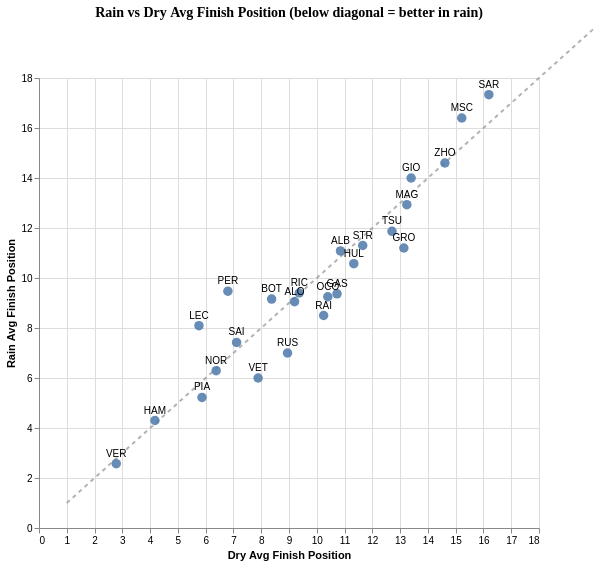

Notebook source saved alongside this figure:
### Markdown cell above
#### Chart 2 — Rain vs Dry Finish Position Scatter

Points above the diagonal perform **worse** in rain; points below perform **better** in rain. Coloured by team.

### Code cell
# Diagonal reference line (y = x)
ref_line = alt.Chart(pd.DataFrame({'x': [1, 20], 'y': [1, 20]})).mark_line(
    color='gray', strokeDash=[4, 4], opacity=0.6
).encode(x='x:Q', y='y:Q')

scatter = alt.Chart(comp).mark_circle(size=90, opacity=0.85).encode(
    x=alt.X('DryAvgFinishPosition:Q', title='Dry Avg Finish Position',
            scale=alt.Scale(domain=[1, 18])),
    y=alt.Y('RainAvgFinishPosition:Q', title='Rain Avg Finish Position',
            scale=alt.Scale(domain=[1, 18])),
    tooltip=['Driver',
             alt.Tooltip('RainAvgFinishPosition:Q', format='.2f'),
             alt.Tooltip('DryAvgFinishPosition:Q', format='.2f'),
             alt.Tooltip('FinishPosDelta:Q', format='.2f', title='Rain Delta')]
)

labels = alt.Chart(comp).mark_text(dy=-10, fontSize=10).encode(
    x='DryAvgFinishPosition:Q',
    y='RainAvgFinishPosition:Q',
    text='Driver:N'
)

chart2 = (ref_line + scatter + labels).properties(
    title='Rain vs Dry Avg Finish Position (below diagonal = better in rain)',
    width=500,
    height=450
).configure_title(fontSize=14, font='Calibri')

chart2

### Figure 1 — Vega-Lite specification as saved in the notebook (floating-point values rounded to 4 significant figures)
{"config": {"view": {"continuousWidth": 300, "continuousHeight": 300}, "title": {"font": "Calibri", "fontSize": 14}}, "layer": [{"data": {"name": "data-82bfb94e649be97fdbae40a359af8884"}, "mark": {"type": "line", "color": "gray", "opacity": 0.6, "strokeDash": [4, 4]}, "encoding": {"x": {"field": "x", "type": "quantitative"}, "y": {"field": "y", "type": "quantitative"}}}, {"data": {"name": "data-5dce32751b286132140e5e9e79bfdfa8"}, "mark": {"type": "circle", "opacity": 0.85, "size": 90}, "encoding": {"tooltip": [{"field": "Driver", "type": "nominal"}, {"field": "RainAvgFinishPosition", "format": ".2f", "type": "quantitative"}, {"field": "DryAvgFinishPosition", "format": ".2f", "type": "quantitative"}, {"field": "FinishPosDelta", "format": ".2f", "title": "Rain Delta", "type": "quantitative"}], "x": {"field": "DryAvgFinishPosition", "scale": {"domain": [1, 18]}, "title": "Dry Avg Finish Position", "type": "quantitative"}, "y": {"field": "RainAvgFinishPosition", "scale": {"domain": [1, 18]}, "title": "Rain Avg Finish Position", "type": "quantitative"}}}, {"data": {"name": "data-5dce32751b286132140e5e9e79bfdfa8"}, "mark": {"type": "text", "dy": -10, "fontSize": 10}, "encoding": {"text": {"field": "Driver", "type": "nominal"}, "x": {"field": "DryAvgFinishPosition", "type": "quantitative"}, "y": {"field": "RainAvgFinishPosition", "type": "quantitative"}}}], "height": 450, "title": "Rain vs Dry Avg Finish Position (below diagonal = better in rain)", "width": 500, "$schema": "https://vega.github.io/schema/vega-lite/v6.1.0.json", "datasets": {"data-82bfb94e649be97fdbae40a359af8884": [{"x": 1, "y": 1}, {"x": 20, "y": 20}], "data-5dce32751b286132140e5e9e79bfdfa8": [{"Driver": "VER", "RainRacesEntered": 21, "RainAvgFinishPosition": 2.571, "RainAvgPositionsGained": 1.476, "RainDNFCount": 1, "RainWins": 11, "RainPodiums": 17, "RainTotalLapsLed": 105, "RainDNFRate": 0.04762, "DryRacesEntered": 164, "DryAvgFinishPosition": 2.78, "DryAvgPositionsGained": 0.8293, "DryDNFCount": 11, "DryWins": 67, "DryPodiums": 120, "DryTotalLapsLed": 3035, "DryDNFRate": 0.06707, "FinishPosDelta": -0.2091, "PositionsGainedDelta": 0.6469, "DNFRateDelta": -0.01945}, {"Driver": "HAM", "RainRacesEntered": 20, "RainAvgFinishPosition": 4.3, "RainAvgPositionsGained": 0.35, "RainDNFCount": 2, "RainWins": 5, "RainPodiums": 9, "RainTotalLapsLed": 125, "RainDNFRate": 0.1, "DryRacesEntered": 167, "DryAvgFinishPosition": 4.174, "DryAvgPositionsGained": 1.15, "DryDNFCount": 7, "DryWins": 39, "DryPodiums": 84, "DryTotalLapsLed": 1507, "DryDNFRate": 0.04192, "FinishPosDelta": 0.1263, "PositionsGainedDelta": -0.7997, "DNFRateDelta": 0.05808}, {"Driver": "PIA", "RainRacesEntered": 9, "RainAvgFinishPosition": 5.222, "RainAvgPositionsGained": 0.0, "RainDNFCount": 1, "RainWins": 2, "RainPodiums": 3, "RainTotalLapsLed": 2, "RainDNFRate": 0.1111, "DryRacesEntered": 68, "DryAvgFinishPosition": 5.868, "DryAvgPositionsGained": -0.07353, "DryDNFCount": 2, "DryWins": 9, "DryPodiums": 26, "DryTotalLapsLed": 496, "DryDNFRate": 0.02941, "FinishPosDelta": -0.6454, "PositionsGainedDelta": 0.07353, "DNFRateDelta": 0.0817}, {"Driver": "VET", "RainRacesEntered": 11, "RainAvgFinishPosition": 6.0, "RainAvgPositionsGained": 3.182, "RainDNFCount": 3, "RainWins": 0, "RainPodiums": 3, "RainTotalLapsLed": 0, "RainDNFRate": 0.2727, "DryRacesEntered": 98, "DryAvgFinishPosition": 7.888, "DryAvgPositionsGained": 0.3469, "DryDNFCount": 9, "DryWins": 9, "DryPodiums": 25, "DryTotalLapsLed": 420, "DryDNFRate": 0.09184, "FinishPosDelta": -1.888, "PositionsGainedDelta": 2.835, "DNFRateDelta": 0.1809}, {"Driver": "NOR", "RainRacesEntered": 17, "RainAvgFinishPosition": 6.294, "RainAvgPositionsGained": 1.471, "RainDNFCount": 1, "RainWins": 1, "RainPodiums": 7, "RainTotalLapsLed": 28, "RainDNFRate": 0.05882, "DryRacesEntered": 148, "DryAvgFinishPosition": 6.378, "DryAvgPositionsGained": 0.2568, "DryDNFCount": 10, "DryWins": 12, "DryPodiums": 48, "DryTotalLapsLed": 578, "DryDNFRate": 0.06757, "FinishPosDelta": -0.08426, "PositionsGainedDelta": 1.214, "DNFRateDelta": -0.008744}, {"Driver": "RUS", "RainRacesEntered": 18, "RainAvgFinishPosition": 7.0, "RainAvgPositionsGained": -0.5, "RainDNFCount": 3, "RainWins": 0, "RainPodiums": 5, "RainTotalLapsLed": 32, "RainDNFRate": 0.1667, "DryRacesEntered": 150, "DryAvgFinishPosition": 8.947, "DryAvgPositionsGained": 0.5733, "DryDNFCount": 16, "DryWins": 6, "DryPodiums": 24, "DryTotalLapsLed": 310, "DryDNFRate": 0.1067, "FinishPosDelta": -1.947, "PositionsGainedDelta": -1.073, "DNFRateDelta": 0.06}, {"Driver": "SAI", "RainRacesEntered": 19, "RainAvgFinishPosition": 7.421, "RainAvgPositionsGained": 0.9474, "RainDNFCount": 3, "RainWins": 0, "RainPodiums": 2, "RainTotalLapsLed": 2, "RainDNFRate": 0.1579, "DryRacesEntered": 159, "DryAvgFinishPosition": 7.113, "DryAvgPositionsGained": 0.2642, "DryDNFCount": 11, "DryWins": 4, "DryPodiums": 27, "DryTotalLapsLed": 253, "DryDNFRate": 0.06918, "FinishPosDelta": 0.3078, "PositionsGainedDelta": 0.6832, "DNFRateDelta": 0.08871}, {"Driver": "LEC", "RainRacesEntered": 22, "RainAvgFinishPosition": 8.091, "RainAvgPositionsGained": -0.5455, "RainDNFCount": 5, "RainWins": 0, "RainPodiums": 5, "RainTotalLapsLed": 8, "RainDNFRate": 0.2273, "DryRacesEntered": 161, "DryAvgFinishPosition": 5.758, "DryAvgPositionsGained": 0.1491, "DryDNFCount": 14, "DryWins": 12, "DryPodiums": 54, "DryTotalLapsLed": 747, "DryDNFRate": 0.08696, "FinishPosDelta": 2.333, "PositionsGainedDelta": -0.6945, "DNFRateDelta": 0.1403}, {"Driver": "RAI", "RainRacesEntered": 8, "RainAvgFinishPosition": 8.5, "RainAvgPositionsGained": 1.0, "RainDNFCount": 1, "RainWins": 0, "RainPodiums": 3, "RainTotalLapsLed": 0, "RainDNFRate": 0.125, "DryRacesEntered": 77, "DryAvgFinishPosition": 10.25, "DryAvgPositionsGained": 0.8052, "DryDNFCount": 9, "DryWins": 1, "DryPodiums": 12, "DryTotalLapsLed": 54, "DryDNFRate": 0.1169, "FinishPosDelta": -1.747, "PositionsGainedDelta": 0.1948, "DNFRateDelta": 0.008117}, {"Driver": "ALO", "RainRacesEntered": 19, "RainAvgFinishPosition": 9.053, "RainAvgPositionsGained": 0.0, "RainDNFCount": 3, "RainWins": 0, "RainPodiums": 2, "RainTotalLapsLed": 0, "RainDNFRate": 0.1579, "DryRacesEntered": 130, "DryAvgFinishPosition": 9.2, "DryAvgPositionsGained": 0.2769, "DryDNFCount": 19, "DryWins": 0, "DryPodiums": 8, "DryTotalLapsLed": 4, "DryDNFRate": 0.1462, "FinishPosDelta": -0.1474, "PositionsGainedDelta": -0.2769, "DNFRateDelta": 0.01174}, {"Driver": "BOT", "RainRacesEntered": 19, "RainAvgFinishPosition": 9.158, "RainAvgPositionsGained": 1.211, "RainDNFCount": 4, "RainWins": 0, "RainPodiums": 3, "RainTotalLapsLed": 0, "RainDNFRate": 0.2105, "DryRacesEntered": 144, "DryAvgFinishPosition": 8.375, "DryAvgPositionsGained": 0.8681, "DryDNFCount": 16, "DryWins": 8, "DryPodiums": 46, "DryTotalLapsLed": 405, "DryDNFRate": 0.1111, "FinishPosDelta": 0.7829, "PositionsGainedDelta": 0.3425, "DNFRateDelta": 0.09942}, {"Driver": "OCO", "RainRacesEntered": 20, "RainAvgFinishPosition": 9.25, "RainAvgPositionsGained": 0.6, "RainDNFCount": 5, "RainWins": 0, "RainPodiums": 2, "RainTotalLapsLed": 3, "RainDNFRate": 0.25, "DryRacesEntered": 141, "DryAvgFinishPosition": 10.4, "DryAvgPositionsGained": 0.9433, "DryDNFCount": 15, "DryWins": 1, "DryPodiums": 5, "DryTotalLapsLed": 61, "DryDNFRate": 0.1064, "FinishPosDelta": -1.147, "PositionsGainedDelta": -0.3433, "DNFRateDelta": 0.1436}, {"Driver": "GAS", "RainRacesEntered": 19, "RainAvgFinishPosition": 9.368, "RainAvgPositionsGained": 0.8421, "RainDNFCount": 5, "RainWins": 0, "RainPodiums": 1, "RainTotalLapsLed": 0, "RainDNFRate": 0.2632, "DryRacesEntered": 162, "DryAvgFinishPosition": 10.73, "DryAvgPositionsGained": 0.321, "DryDNFCount": 16, "DryWins": 1, "DryPodiums": 2, "DryTotalLapsLed": 25, "DryDNFRate": 0.09877, "FinishPosDelta": -1.36, "PositionsGainedDelta": 0.5211, "DNFRateDelta": 0.1644}, {"Driver": "RIC", "RainRacesEntered": 15, "RainAvgFinishPosition": 9.4, "RainAvgPositionsGained": -1.067, "RainDNFCount": 3, "RainWins": 2, "RainPodiums": 2, "RainTotalLapsLed": 14, "RainDNFRate": 0.2, "DryRacesEntered": 122, "DryAvgFinishPosition": 9.369, "DryAvgPositionsGained": 1.172, "DryDNFCount": 13, "DryWins": 3, "DryPodiums": 6, "DryTotalLapsLed": 125, "DryDNFRate": 0.1066, "FinishPosDelta": 0.03115, "PositionsGainedDelta": -2.239, "DNFRateDelta": 0.09344}, {"Driver": "PER", "RainRacesEntered": 19, "RainAvgFinishPosition": 9.474, "RainAvgPositionsGained": 0.4737, "RainDNFCount": 2, "RainWins": 1, "RainPodiums": 4, "RainTotalLapsLed": 7, "RainDNFRate": 0.1053, "DryRacesEntered": 140, "DryAvgFinishPosition": 6.8, "DryAvgPositionsGained": 1.95, "DryDNFCount": 11, "DryWins": 6, "DryPodiums": 39, "DryTotalLapsLed": 288, "DryDNFRate": 0.07857, "FinishPosDelta": 2.674, "PositionsGainedDelta": -1.476, "DNFRateDelta": 0.02669}, {"Driver": "HUL", "RainRacesEntered": 14, "RainAvgFinishPosition": 10.57, "RainAvgPositionsGained": 0.2857, "RainDNFCount": 2, "RainWins": 0, "RainPodiums": 0, "RainTotalLapsLed": 0, "RainDNFRate": 0.1429, "DryRacesEntered": 108, "DryAvgFinishPosition": 11.33, "DryAvgPositionsGained": 0.3981, "DryDNFCount": 11, "DryWins": 0, "DryPodiums": 1, "DryTotalLapsLed": 0, "DryDNFRate": 0.1019, "FinishPosDelta": -0.7619, "PositionsGainedDelta": -0.1124, "DNFRateDelta": 0.04101}, {"Driver": "ALB", "RainRacesEntered": 12, "RainAvgFinishPosition": 11.08, "RainAvgPositionsGained": 1.417, "RainDNFCount": 0, "RainWins": 0, "RainPodiums": 0, "RainTotalLapsLed": 0, "RainDNFRate": 0.0, "DryRacesEntered": 123, "DryAvgFinishPosition": 10.85, "DryAvgPositionsGained": 1.228, "DryDNFCount": 16, "DryWins": 0, "DryPodiums": 2, "DryTotalLapsLed": 1, "DryDNFRate": 0.1301, "FinishPosDelta": 0.2297, "PositionsGainedDelta": 0.189, "DNFRateDelta": -0.1301}, {"Driver": "GRO", "RainRacesEntered": 5, "RainAvgFinishPosition": 11.2, "RainAvgPositionsGained": 1.2, "RainDNFCount": 0, "RainWins": 0, "RainPodiums": 0, "RainTotalLapsLed": 0, "RainDNFRate": 0.0, "DryRacesEntered": 52, "DryAvgFinishPosition": 13.13, "DryAvgPositionsGained": 0.01923, "DryDNFCount": 13, "DryWins": 0, "DryPodiums": 0, "DryTotalLapsLed": 0, "DryDNFRate": 0.25, "FinishPosDelta": -1.935, "PositionsGainedDelta": 1.181, "DNFRateDelta": -0.25}, {"Driver": "STR", "RainRacesEntered": 20, "RainAvgFinishPosition": 11.3, "RainAvgPositionsGained": 1.8, "RainDNFCount": 3, "RainWins": 0, "RainPodiums": 0, "RainTotalLapsLed": 0, "RainDNFRate": 0.15, "DryRacesEntered": 162, "DryAvgFinishPosition": 11.65, "DryAvgPositionsGained": 0.963, "DryDNFCount": 20, "DryWins": 0, "DryPodiums": 2, "DryTotalLapsLed": 22, "DryDNFRate": 0.1235, "FinishPosDelta": -0.3543, "PositionsGainedDelta": 0.837, "DNFRateDelta": 0.02654}, {"Driver": "TSU", "RainRacesEntered": 15, "RainAvgFinishPosition": 11.87, "RainAvgPositionsGained": -0.2667, "RainDNFCount": 2, "RainWins": 0, "RainPodiums": 0, "RainTotalLapsLed": 0, "RainDNFRate": 0.1333, "DryRacesEntered": 106, "DryAvgFinishPosition": 12.71, "DryAvgPositionsGained": -0.7264, "DryDNFCount": 11, "DryWins": 0, "DryPodiums": 0, "DryTotalLapsLed": 4, "DryDNFRate": 0.1038, "FinishPosDelta": -0.8409, "PositionsGainedDelta": 0.4597, "DNFRateDelta": 0.02956}, {"Driver": "MAG", "RainRacesEntered": 15, "RainAvgFinishPosition": 12.93, "RainAvgPositionsGained": -1.267, "RainDNFCount": 3, "RainWins": 0, "RainPodiums": 0, "RainTotalLapsLed": 0, "RainDNFRate": 0.2, "DryRacesEntered": 120, "DryAvgFinishPosition": 13.24, "DryAvgPositionsGained": -0.675, "DryDNFCount": 18, "DryWins": 0, "DryPodiums": 0, "DryTotalLapsLed": 0, "DryDNFRate": 0.15, "FinishPosDelta": -0.3083, "PositionsGainedDelta": -0.5917, "DNFRateDelta": 0.05}, {"Driver": "GIO", "RainRacesEntered": 5, "RainAvgFinishPosition": 14.0, "RainAvgPositionsGained": 0.4, "RainDNFCount": 1, "RainWins": 0, "RainPodiums": 0, "RainTotalLapsLed": 0, "RainDNFRate": 0.2, "DryRacesEntered": 58, "DryAvgFinishPosition": 13.4, "DryAvgPositionsGained": 0.05172, "DryDNFCount": 5, "DryWins": 0, "DryPodiums": 0, "DryTotalLapsLed": 4, "DryDNFRate": 0.08621, "FinishPosDelta": 0.6034, "PositionsGainedDelta": 0.3483, "DNFRateDelta": 0.1138}, {"Driver": "ZHO", "RainRacesEntered": 10, "RainAvgFinishPosition": 14.6, "RainAvgPositionsGained": 0.5, "RainDNFCount": 3, "RainWins": 0, "RainPodiums": 0, "RainTotalLapsLed": 0, "RainDNFRate": 0.3, "DryRacesEntered": 67, "DryAvgFinishPosition": 14.61, "DryAvgPositionsGained": 0.8358, "DryDNFCount": 11, "DryWins": 0, "DryPodiums": 0, "DryTotalLapsLed": 0, "DryDNFRate": 0.1642, "FinishPosDelta": -0.01194, "PositionsGainedDelta": -0.3358, "DNFRateDelta": 0.1358}, {"Driver": "MSC", "RainRacesEntered": 5, "RainAvgFinishPosition": 16.4, "RainAvgPositionsGained": -1.6, "RainDNFCount": 2, "RainWins": 0, "RainPodiums": 0, "RainTotalLapsLed": 0, "RainDNFRate": 0.4, "DryRacesEntered": 41, "DryAvgFinishPosition": 15.22, "DryAvgPositionsGained": 0.04878, "DryDNFCount": 8, "DryWins": 0, "DryPodiums": 0, "DryTotalLapsLed": 0, "DryDNFRate": 0.1951, "FinishPosDelta": 1.18, "PositionsGainedDelta": -1.649, "DNFRateDelta": 0.2049}, {"Driver": "SAR", "RainRacesEntered": 6, "RainAvgFinishPosition": 17.33, "RainAvgPositionsGained": -0.5, "RainDNFCount": 2, "RainWins": 0, "RainPodiums": 0, "RainTotalLapsLed": 0, "RainDNFRate": 0.3333, "DryRacesEntered": 36, "DryAvgFinishPosition": 16.19, "DryAvgPositionsGained": 0.2778, "DryDNFCount": 7, "DryWins": 0, "DryPodiums": 0, "DryTotalLapsLed": 0, "DryDNFRate": 0.1944, "FinishPosDelta": 1.139, "PositionsGainedDelta": -0.7778, "DNFRateDelta": 0.1389}]}}
